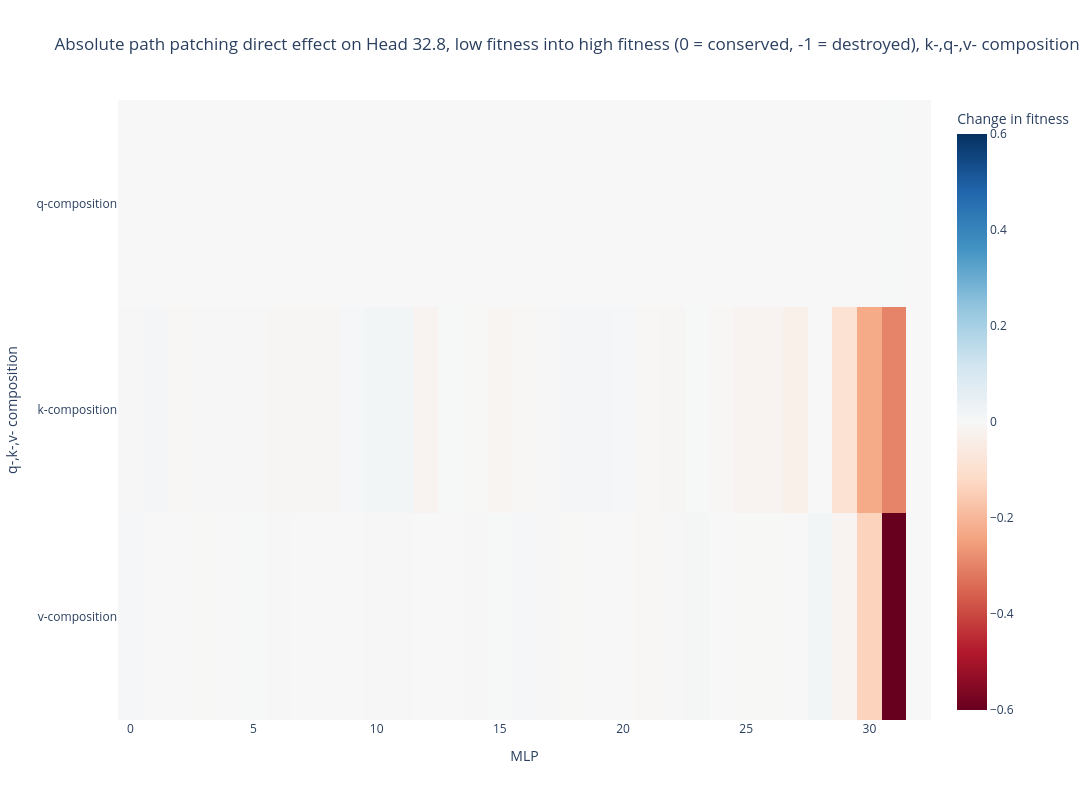

The code cell stored with this chart in its notebook:
### Code cell
imshow(
    all_abs_mlp_patch_32_5_8_13_results_tensor,
    labels={"x": "MLP", "y": "q-,k-,v- composition", "color": "Change in fitness"},
    title="Absolute path patching direct effect on Head 32.8, low fitness into high fitness (0 = conserved, -1 = destroyed), k-,q-,v- composition",
    width=1300,
    height=800,
    y = ["q-composition","k-composition","v-composition"], 
    range_color=(-0.6,0.6)
)

### Figure 1 — Plotly figure (JSON) as saved in the notebook; plotly's stock layout.template omitted (floating-point values rounded to 4 significant figures)
{"data": [{"coloraxis": "coloraxis", "hovertemplate": "MLP: %{x}<br>q-,k-,v- composition: %{y}<br>Change in fitness: %{z}<extra></extra>", "name": "0", "type": "heatmap", "xaxis": "x", "y": ["q-composition", "k-composition", "v-composition"], "yaxis": "y", "z": [[0.0002149, 6.049e-05, 2.698e-05, -0.0002129, -3.685e-05, 2.801e-05, 0.000108, -0.0002346, 0.0001769, -5.105e-05, -6.4e-05, -0.0001228, 0.0003044, 3.455e-05, -0.0003783, 0.0002468, -0.0003766, -2.247e-05, -0.0001562, 3.906e-05, -0.0003571, -0.0002875, 3.047e-05, -1.419e-06, 0.0002388, 0.0003376, -0.0006387, 4.213e-05, 0.0003983, -0.0002918, 0.0003272, 0.001774, 0.0], [-0.00244, 0.01213, -0.004266, -0.003428, -0.002167, -0.002951, -0.007486, -0.007815, -0.008455, 0.005986, 0.01558, 0.01491, -0.01618, 0.0028, -0.001693, -0.01153, -0.006074, -0.00286, 0.01217, 0.01338, 0.00742, -0.00421, -0.007395, 0.001895, -0.004351, -0.01859, -0.01684, -0.03155, -0.0003945, -0.09211, -0.2298, -0.2982, 0.0], [0.005709, -0.0009781, 0.0006529, -0.00169, 0.0001435, 0.002814, 0.003525, 8.354e-05, -0.000786, -1.729e-05, 0.003739, -0.003048, -3.549e-05, 0.0006908, 0.004653, 0.001707, 0.005444, -0.002769, -0.001489, -0.0003575, -0.001065, -0.006045, 0.003396, 0.008731, -0.001181, -0.001328, -0.001697, -0.000628, 0.01424, -0.01519, -0.1386, -0.7115, 0.0]]}], "layout": {"coloraxis": {"autocolorscale": false, "cmax": 0.6, "cmid": 0, "cmin": -0.6, "colorbar": {"title": {"text": "Change in fitness"}}, "colorscale": [[0, "rgb(103,0,31)"], [0.1, "rgb(178,24,43)"], [0.2, "rgb(214,96,77)"], [0.3, "rgb(244,165,130)"], [0.4, "rgb(253,219,199)"], [0.5, "rgb(247,247,247)"], [0.6, "rgb(209,229,240)"], [0.7, "rgb(146,197,222)"], [0.8, "rgb(67,147,195)"], [0.9, "rgb(33,102,172)"], [1, "rgb(5,48,97)"]]}, "height": 800, "title": {"text": "Absolute path patching direct effect on Head 32.8, low fitness into high fitness (0 = conserved, -1 = destroyed), k-,q-,v- composition"}, "width": 1300, "xaxis": {"anchor": "y", "constrain": "domain", "domain": [0, 1], "scaleanchor": "y", "title": {"text": "MLP"}}, "yaxis": {"anchor": "x", "autorange": "reversed", "constrain": "domain", "domain": [0, 1], "title": {"text": "q-,k-,v- composition"}}}}
